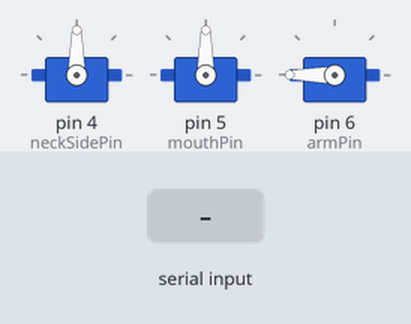
Bench run of a sketch on a simulated Arduino Uno, built with avr-gcc and run on an emulated ATmega328P. Parts: 3 × servo. The test bench sets the inputs (shaded band). The audio player accepts every command and is not drawn; what the sketch prints to the serial monitor is not drawn.

Above: at 1.0 s.
1.8 s: "2\n" received over Serial
At 3.0 s:
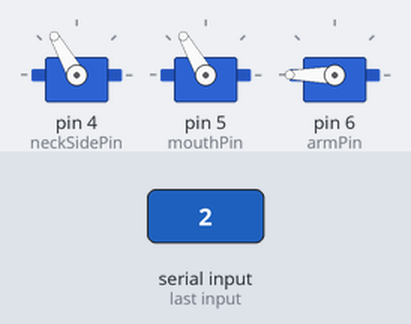
4.8 s: "1\n" received over Serial
At 5.8 s:
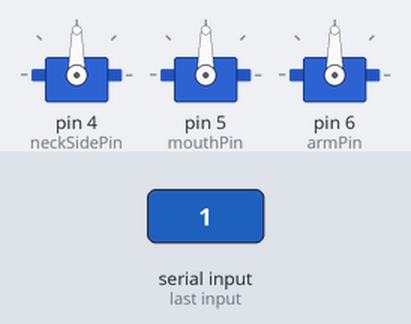
6.3 s: "1\n" received over Serial
At 7.14 s:
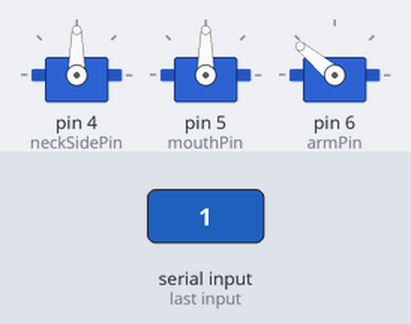
9.3 s: "2\n" received over Serial
Timing chart, 0 to 11.8 s (numbered marks = the images above; inputs shaded):
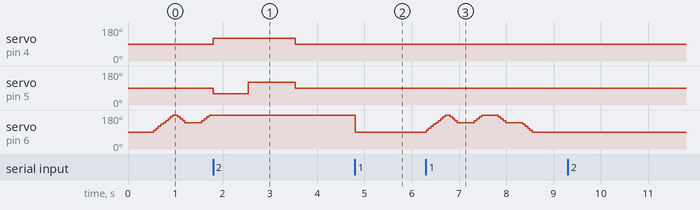

Measured:
- after the input at 1.8 s, servo on pin 4 (neckSidePin): 90° → 120° at once, → 90° 1.7 s later; servo on pin 5 (mouthPin): 90° → 60° at once, → 120° 0.74 s later, → 90° 1.0 s later; servo on pin 6 (armPin): stays 180° (without the input it goes to 170° after 0.27 s)
- after the input at 4.8 s, servo on pin 6 (armPin): 180° → 90° at once

The sketch:

RoboticsDesign.ino
```cpp
#include "DFRobotDFPlayerMini.h"

static const long RST=172800000; //2 gg
//volatile int volume = 12;
int volume =12;
char* joke;
bool speak = false;
int MOVE = 0;
int MOUTH_MODE = 0;
DFRobotDFPlayerMini player; //pin to 5v
long t =0;

void setup() {
    // Init USB serial port for debugging
    Serial.begin(9600);
    microphoneSetup();
    //mouthSetup();
    jokesSetup();
    movementsSetup();
    volumeButtonsSetup();
}

void loop() {
   //reset after RST time
  if(millis()>= RST){
    rst();
  }

    //mouthLoop();
    //microphoneLoop();
    //jokesLoop();
    movementsLoop();
    //volumeButtonsLoop();
    //delay(1);
  }

void rst(){
  asm volatile (" jmp 0");
}
```

Jokes.ino
```cpp
//DFRobotDFPlayerMini player from mouth
//TODO declare dictionary that maps joke name to number


void jokesSetup(){
  //strcpy(joke, "Hello");
}

void jokesLoop(){
  if(speak){
    speak = false;
    if(strcmp(joke,"")){
      //player.playMp3Folder(4); //play specific mp3 in SD:/MP3/0004.mp3; File Name(0~65535)
      strcpy(joke, "");
    }
  }
}

int getJoke(char* joke){
  //translate joke name into int ID
  return 1;
}
```

Microphone.ino
```cpp
#include "SoftwareSerial.h"
#include <DFRobotDFPlayerMini.h>
#include "mic.h"

static const uint8_t TX=7;
static const uint8_t RX=8;

int S =0;
int DELTA=25;
int SPR=15;
int TTH= 700;

/*
int nfiles;
int t_i =0;
int t_state=0;*/

//mic
//long t =0;
long silence_threshold = 14000;
long random_threshold = 16000;
Mic mic = Mic();
long mvol=0;
long mic_th=0;


//player
SoftwareSerial ss(RX, TX);
int speech=0;

void microphoneSetup() {
  // put your setup code here, to run once:

  //mic.dyn_th();
  //mic_th = mic.mic_th;

  Serial.print("Threshold=");
  //Serial.println(mic.mic_th);
  ss.begin(9600);
  Serial.begin(9600);
  //delay(1000);
  if(!player.begin(ss)){
    Serial.println("error player");
   }
  //player.volume(svol);

  player.play(5);
  t=millis();
  /*while(millis()-t<4000){};
  player.stop();
  t=millis();*/

   /*
   nfiles = player.readFileCounts();
   Serial.println(nfiles);*/

   //player.play(t_i);

}

void microphoneLoop() {

  // put your main code here, to run repeatedly:


  Serial.println("ecco");
  //Serial.print(mic_th);
  //Serial.print(",");
  Serial.print(TTH);
  Serial.print(",");
  //Serial.print(pow(mic_th+DELTA,2));
  //Serial.print(",");
  //Serial.print(pow(mic_th-DELTA,2));
  //Serial.print(",");


  Serial.println (abs(mic.ReadVol()));
  mvol = mic.sVol();
  if ((mic.ReadVol()>TTH)){
    speech++;
    }
  //Serial.println (mvol);
if((speech>=SPR) && ((millis()-t)> random_threshold)){//((millis()-t)> random_threshold-200) && ((millis()-t)< random_threshold+200)){
  //Serial.println (mvol);
  t=millis();
  player.play(4);
  //while(millis()-t<4000){};
  //player.stop();
  t=millis();
  speech=0;
  //delay(500);
 }
if((speech<SPR) && ((millis()-t)> silence_threshold)){//(millis()-t)> (silence_threshold-200) && (millis()-t)< (silence_threshold+200)){
  //Serial.println ("please speak");
  t=millis();
  player.play(2);
  //while(millis()-t<4000){};
  //player.stop();
  t=millis();
  speech=0;
  //delay(500);
  }
}
```

Mouth.ino
```cpp
#include "SoftwareSerial.h"
#include "DFRobotDFPlayerMini.h"
#include <Servo.h>

// MP3 and motors
static const uint8_t PIN_MP3_TX = 7; // Connects to module's RX (giallo?)
static const uint8_t PIN_MP3_RX = 8; // Connects to module's TX (verde?)
SoftwareSerial softwareSerial(PIN_MP3_RX, PIN_MP3_TX);
int mouthPin = 5;
Servo mouth;
//DFRobotDFPlayerMini player; //pin to 3.3v
int mouthTime_reset = 10; //cooldown for closing mouth
int speakerPin = A1;
int maxMouthAngle = 30;

//int volume = 15;
//String joke = "";

//Move and talk///////////////////////////
int vol=0;
int i = 0;
int k = 0;
int printTime = 0;
int mouthTime = 0;
int maxLoudness = 0;
int servoAngle = 0;
int targetAngle = 0;
int threshold = 300;
int openMouth = 0;
bool closing = false;
int prevTime = 0;
bool speaking = false;

void mouthSetup(){
  // Init serial port for DFPlayer Mini
  softwareSerial.begin(9600);
  mouth.attach(mouthPin);

  // Start communication with DFPlayer Mini
  if (player.begin(softwareSerial)) {
   Serial.println("OK");
    // Set volume (0 to 30).
    // TODO Play "hello" MP3 file on the SD card
  } else {
    Serial.println("Connecting to DFPlayer Mini failed!");
  }
}

void mouthLoop(){
  int currTime = millis();
  if(Serial.available()){
    player.next();
    Serial.read();
    Serial.println("Next sound");
  }
  int analogValue = analogRead(speakerPin);
  int loudness = abs((analogValue-512)*(analogValue-512));// 3.3V: -340, 5V: -512

  //if((loudness<10000)&&(loudness>-10000)){
    maxLoudness = max(maxLoudness, loudness);
  //}
  //Serial.println(loudness);
  //Serial.print(threshold);
  //Serial.print(",");
  if(loudness < 50000){
    //Serial.print(volume*100);
    //Serial.print(",");
    //Serial.print(analogValue);
    //Serial.print(",");
    Serial.print(loudness);
    Serial.print(",");
    Serial.print(threshold * pow(2,(volume - 15) /3));
    Serial.print(",");
  }
  if(loudness>threshold * pow(2,(volume - 15) /3)){
  //if(analogValue<600){
    speaking = true;
  }
  if(MOUTH_MODE = 0){
    if(currTime - prevTime >= 100){
      if(speaking){
        if(closing == false){
          mouth.write(85-maxMouthAngle);
          closing = true;
         }
        else
          if(closing == true){
            mouth.write(85);
            closing = false;
           }
      }
      else
        mouth.write(85);
      prevTime = currTime;
      speaking = false;
    }
  }
  if(MOUTH_MODE = 1){
    if(currTime - prevTime >= 100){
      if(speaking){
        mouth.write(85-maxMouthAngle);
      }
      else
        mouth.write(85);
      prevTime = currTime;
      speaking = false;
    }
  }
}


  /*
  if(printTime >= 9){ //every 9 times this is called (loop time + 1ms)
    if((maxLoudness>threshold)&&(mouthTime == 0)){//TODO and MP3BUSY
      mouth.write(90-maxMouthAngle);
      //TODO maybe also nod with neck for more mouth movement?
      mouthTime = mouthTime_reset;
      //Serial.println(maxLoudness);
    }
    else{
      if(mouthTime >= 10){
        mouthTime -= 10;
        //Serial.println(maxLoudness);
      }
      else{
        mouthTime = 0;
        mouth.write(90);
        //Serial.println(maxLoudness);
      }
    }
    printTime = 0;
    maxLoudness = 0;
  }


}*/
```

Movements.ino
```cpp
#include <Servo.h>

int neckSidePin = 4, neckUpPin = 5, armPin = 6;
Servo joints[3];
const int  neckSide = 2, neckUp = 1, arm = 0;

int armZero = 90;
int helloMax = 180;
int helloMin = 140;
int hello[3][3][6] = {{{armZero, helloMax, helloMin, helloMax, helloMin, armZero},{0, 500, 1000, 1500, 2000, 2500},{0, 10, -10, 10, -10, -10}},{},{}};

int nodZero = 90;
int yesZero = 90;
int nodUp = 120;
int yesLeft = 120;
int yesRight = 60;
int lookAround[3][3][6] = {{},{{yesZero,yesRight,yesRight,yesLeft,yesLeft,yesZero},{500,1000,1500,2000,2500,3000},{10,0, -10, 0, 10, 0}},{{nodZero, nodUp, nodUp, nodUp, nodUp, nodZero},{500,1000,1500,2000,2500,3000},{0, 10, 0, 0, 0, -10}}};

int reachedPosition[3] = {0,0,0};

unsigned long movementStartTime = 0;
unsigned long prevMovementTime = 0;

int movements[2][3][3][6];

bool prevMOVE = false;

void movementsSetup(){
  Serial.begin(9600);
  for(int j=0; j<3; j++){
    for(int k=0; k<3; k++){
      for(int m=0; m<6; m++){
        movements[0][j][k][m] = hello[j][k][m];
        movements[1][j][k][m] = lookAround[j][k][m];
      }
    }
  }

  joints[neckSide].attach(neckSidePin);
  joints[neckUp].attach(neckUpPin);
  joints[arm].attach(armPin);

  joints[arm].write(90);
  joints[neckUp].write(90);
  joints[neckSide].write(90);
  MOVE = 1;
  Serial.println("begin");
}

int angles[3] = {90,90,90};
float floatAngles[3] = {0,0,0};

void movementsLoop(){
  if(Serial.available()){
    MOVE = Serial.parseInt();
    Serial.read();
    Serial.print(MOVE);
    Serial.print(reachedPosition[i]);
  }
  //TODO movements associated to a joke
  //TODO random movements
  if(MOVE && !prevMOVE){
    movementStartTime = millis();
    Serial.print("start move, ");
    Serial.println(movementStartTime);
    reachedPosition[0] = 0;
    reachedPosition[1] = 0;
    reachedPosition[2] = 0;
  }
  if(MOVE){
    unsigned long currTime = millis();
    if(MOVE == 1){
    for(int i = 0; i < 1; i++){
      if(reachedPosition[i] <= 5){
        if(int(currTime - movementStartTime) < movements[MOVE-1][i][1][reachedPosition[i]]){
          if(int(currTime-prevMovementTime) > 50){
            if (angles[i] != movements[MOVE-1][i][0][reachedPosition[i]]){
                angles[i]+= movements[MOVE-1][i][2][reachedPosition[i]];
                joints[i].write(angles[i]);
            }
              //float(currTime-prevMovementTime) * (float(movements[MOVE-1][i][0][reachedPosition[i]])-float(movements[MOVE-1][i][0][reachedPosition[i]-1]))/(float(movements[MOVE-1][i][1][reachedPosition[i]]) - float(movements[MOVE-1][i][1][reachedPosition[i]-1]));
            //Serial.println(reachedPosition[i]);
            prevMovementTime = currTime;
          }
        }
        else{
          angles[i] = movements[MOVE-1][i][0][reachedPosition[i]];
          joints[i].write(angles[i]);
          floatAngles[i] = angles[i];
          reachedPosition[i]++;
            if(i == arm){
              Serial.print(movements[MOVE-1][i][0][reachedPosition[i]]);//float(currTime - movementStartTime));
              Serial.print(",");
              Serial.print(angles[i]);
              Serial.println(reachedPosition[i]);//(float(currTime - prevMovementTime)*(float(movements[MOVE-1][i][0][reachedPosition[i]])-float(movements[MOVE-1][i][0][reachedPosition[i]-1]))/(float(movements[MOVE-1][i][1][reachedPosition[i]]) - float(movements[MOVE-1][i][1][reachedPosition[i]-1]))));
            }
        }
      }
    }
    }
    if(MOVE == 2){
    for(int i = 1; i < 3; i++){
      if(reachedPosition[i] <= 5){
        if(int(currTime - movementStartTime) < movements[MOVE-1][i][1][reachedPosition[i]]){
          if(int(currTime-prevMovementTime) > 50){
            if (angles[i] != movements[MOVE-1][i][0][reachedPosition[i]]){
                angles[i]+= movements[MOVE-1][i][2][reachedPosition[i]];
                joints[i].write(angles[i]);
            }
              //float(currTime-prevMovementTime) * (float(movements[MOVE-1][i][0][reachedPosition[i]])-float(movements[MOVE-1][i][0][reachedPosition[i]-1]))/(float(movements[MOVE-1][i][1][reachedPosition[i]]) - float(movements[MOVE-1][i][1][reachedPosition[i]-1]));
            //Serial.println(reachedPosition[i]);
            prevMovementTime = currTime;
          }
        }
        else{
          angles[i] = movements[MOVE-1][i][0][reachedPosition[i]];
          joints[i].write(angles[i]);
          floatAngles[i] = angles[i];
          reachedPosition[i]++;
        }
      }
    }
    }
    //Serial.println(reachedPosition[0]);
    if(reachedPosition[0] > 5 && reachedPosition[1] > 5 && reachedPosition[2] > 5 ){
      MOVE = 0;
      for(int i = 0; i < 3; i++){
          angles[i] = movements[MOVE-1][i][0][5];
          Serial.println( angles[i]);
          joints[i].write(90);
        }
    }
  }
  if(!MOVE && prevMOVE){ //reset reached position
    reachedPosition[0] = 0;
    reachedPosition[1] = 0;
    reachedPosition[2] = 0;
  }
  prevMOVE = MOVE;
}

// this for loop works correctly with an array of any type or size
/*for (byte i = 0; i < (sizeof(myValues) / sizeof(myValues[0])); i++) {
  // do something with myValues[i]
}*/
```

VolumeButtons.ino
```cpp
//long buttonTime = 0;
long buttonDebounce = 500;
//DFRobotDFPlayerMini player;
//volatile int volume = 15;
int volumeUpState =0;
int volumeDownState =0;
bool volumeUpPressed;
bool volumeDownPressed;
int volumeUpPin = 3;
int volumeDownPin = 2;

void volumeButtonsSetup(){
  // put your setup code here, to run once:

  pinMode(3, INPUT_PULLUP);
  pinMode(2, INPUT_PULLUP);

  //attachInterrupt(digitalPinToInterrupt(3), vol_up, RISING);
  //attachInterrupt(digitalPinToInterrupt(2), vol_down, RISING);
  player.volume(volume);
}


void volumeButtonsLoop(){
  //Serial.print(volume);
  //Serial.print(",");

  volumeUpState = digitalRead(volumeUpPin);
  volumeDownState = digitalRead(volumeDownPin);

  if (volumeUpState){
    volumeUpPressed = true;
  }
  if (volumeDownState){
    volumeDownPressed = true;
  }

  if ((volumeUpPressed) and !(volumeUpState) and (millis()-t)>buttonDebounce){
    volumeUpPressed = false;
    if (volume < 30)
      volume +=3;
    player.volume(volume);
    player.play(5);
    t=millis();
    //TODO playJoke(/*AAAAAA);
  }
  if ((volumeDownPressed) and !(volumeDownState) and (millis()-t)>buttonDebounce){
    volumeDownPressed = false;
    if(volume > 0)
      volume -=3;
    player.volume(volume);
    player.play(5);
    t=millis();
    //playJoke(/*AAAAAA);
  }
}

/*
void vol_up(){
  if((millis()-buttonTime)>buttonDebounce){
    if (volume < 30)
      volume += 3;
    player.volume(volume);
    Serial.println("AAAAAAAAAAAAAAAAAAAAAAAAAAAA");
    buttonTime = millis();
  }
}

void vol_down(){
  if((millis()-buttonTime)>buttonDebounce){
    if(volume > 0)
      volume -= 3;
    player.volume(volume);
    Serial.println("BBBBBBBBBBBBBBBBBBBBBBBBBBBB");
    buttonTime=millis();
  }
}*/


/*long buttonTime = 0;
long buttonDebounce = 500;
//DFRobotDFPlayerMini player;
//volatile int volume = 15;

void volumeButtonsSetup() {
  // put your setup code here, to run once:

  pinMode(3, INPUT_PULLUP);
  pinMode(2, INPUT_PULLUP);
  attachInterrupt(digitalPinToInterrupt(3), vol_up, RISING);
  attachInterrupt(digitalPinToInterrupt(2), vol_down, RISING);
  player.volume(volume);
}


void volumeButtonsLoop(){
  //Serial.print(volume);
  //Serial.print(",");*/
  /*
  volumeUpState = digitalRead(volumeUpPin);
  volumeDownState = digitalRead(volumeDownPin);

  if (volumeUpState){
    volumeUpPressed = true;
  }
  if (volumeDownState){
    volumeDownPressed = true;
  }

  if ((volumeUpPressed) and !(volumeUpState)){
    volumeUpPressed = false;
    if (volume < 30)
      volume ++;
    player.volume(volume);
    //TODO playJoke(/*AAAAAA);
  }
  if ((volumeDownPressed) and !(volumeDownState)){
    volumeDownPressed = false;
    if(volume > 0)
      volume --;
    player.volume(volume);
    //playJoke(/*AAAAAA);
  }*/
//}

/*
void vol_up(){
  if((millis()-buttonTime)>buttonDebounce){
    if (volume < 30)
      volume += 3;
    player.volume(volume);
    Serial.println("AAAAAAAAAAAAAAAAAAAAAAAAAAAA");
    buttonTime = millis();
  }
}

void vol_down(){
  if((millis()-buttonTime)>buttonDebounce){
    if(volume > 0)
      volume -= 3;
    player.volume(volume);
    Serial.println("BBBBBBBBBBBBBBBBBBBBBBBBBBBB");
    buttonTime=millis();
  }
}*/
```

mic.h
```cpp
#ifndef MIC_H
#define MIC_H

//global variables
#define PIN 0
#define TH_SAMPLES 100
#define VOL_SAMPLES 1
long tt=0;

class Mic{

  public:

  int status;
  int pin;
  long vol;
  long mic_th;

  public:

  Mic();
  void SetPin();
  long ReadVol();
  long sVol();
  void dyn_th();


  };

Mic::Mic(){
  status = LOW;
  SetPin();
  }

void Mic::SetPin(){
  pin = PIN;
  pinMode(pin, INPUT);

  }

long Mic::ReadVol(){

  return pow((analogRead (pin)-360),2);

  }

long Mic::sVol(){

  vol=0;
  for(int i=0; i<VOL_SAMPLES; i++){
    vol += ReadVol();
    //delay(5);
    tt=millis();
    while(millis()-tt<10){};
    tt=millis();
   }
   vol = vol/VOL_SAMPLES;
   //vol = abs(vol);
   vol = pow(vol, 4);
   //vol = (int)vol;
   //delay(500);
   return vol;
}


void Mic::dyn_th(){

  for(int i=0; i<TH_SAMPLES; i++){
    mic_th += ReadVol();
    //delay(5);
    tt=millis();
    while(millis()-tt<10){};
    tt=millis();
   }
   mic_th = mic_th/TH_SAMPLES;

   //mic_th = pow(mic_th, 2);
   mic_th = (long)(((float)mic_th * 1.0f)); //aumento th del 20%
   mic_th = abs(mic_th);
   //mic_th = pow(mic_th, 2);
}


#endif
```
